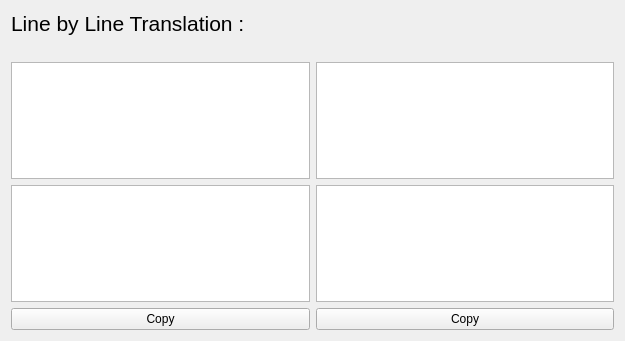
<?xml version="1.0" encoding="UTF-8"?>
<ui version="4.0">
 <class>LineByLine</class>
 <widget class="QWidget" name="LineByLine">
  <property name="geometry">
   <rect>
    <x>0</x>
    <y>0</y>
    <width>625</width>
    <height>341</height>
   </rect>
  </property>
  <property name="windowTitle">
   <string>Form</string>
  </property>
  <layout class="QVBoxLayout" name="verticalLayout">
   <item>
    <layout class="QVBoxLayout" name="verticalLayout_4">
     <property name="topMargin">
      <number>0</number>
     </property>
     <item>
      <widget class="QLabel" name="label">
       <property name="font">
        <font>
         <pointsize>16</pointsize>
        </font>
       </property>
       <property name="text">
        <string>Line by Line Translation :</string>
       </property>
      </widget>
     </item>
    </layout>
   </item>
   <item>
    <layout class="QHBoxLayout" name="horizontalLayout">
     <property name="rightMargin">
      <number>0</number>
     </property>
     <item>
      <layout class="QVBoxLayout" name="verticalLayout_2">
       <property name="rightMargin">
        <number>0</number>
       </property>
       <item>
        <widget class="QLabel" name="sLang">
         <property name="styleSheet">
          <string notr="true">color: rgb(44, 162, 207);</string>
         </property>
         <property name="text">
          <string/>
         </property>
        </widget>
       </item>
       <item>
        <widget class="QListWidget" name="src1">
         <property name="font">
          <font>
           <pointsize>12</pointsize>
          </font>
         </property>
         <property name="horizontalScrollBarPolicy">
          <enum>Qt::ScrollBarAlwaysOff</enum>
         </property>
         <property name="alternatingRowColors">
          <bool>true</bool>
         </property>
         <property name="textElideMode">
          <enum>Qt::ElideRight</enum>
         </property>
         <property name="verticalScrollMode">
          <enum>QAbstractItemView::ScrollPerPixel</enum>
         </property>
        </widget>
       </item>
       <item>
        <widget class="QTextBrowser" name="src1Browser">
         <property name="font">
          <font>
           <pointsize>14</pointsize>
          </font>
         </property>
        </widget>
       </item>
       <item>
        <widget class="QPushButton" name="copySrc1">
         <property name="text">
          <string>Copy</string>
         </property>
         <property name="icon">
          <iconset resource="icons.qrc">
           <normaloff>:/icons/file-copy-line.png</normaloff>:/icons/file-copy-line.png</iconset>
         </property>
        </widget>
       </item>
      </layout>
     </item>
     <item>
      <layout class="QVBoxLayout" name="verticalLayout_3">
       <property name="rightMargin">
        <number>0</number>
       </property>
       <item>
        <widget class="QLabel" name="tLang">
         <property name="styleSheet">
          <string notr="true">color: rgb(44, 162, 207);</string>
         </property>
         <property name="text">
          <string/>
         </property>
        </widget>
       </item>
       <item>
        <widget class="QListWidget" name="src2">
         <property name="font">
          <font>
           <pointsize>12</pointsize>
          </font>
         </property>
         <property name="horizontalScrollBarPolicy">
          <enum>Qt::ScrollBarAlwaysOff</enum>
         </property>
         <property name="alternatingRowColors">
          <bool>true</bool>
         </property>
         <property name="textElideMode">
          <enum>Qt::ElideRight</enum>
         </property>
         <property name="verticalScrollMode">
          <enum>QAbstractItemView::ScrollPerPixel</enum>
         </property>
        </widget>
       </item>
       <item>
        <widget class="QTextBrowser" name="src2Browser">
         <property name="font">
          <font>
           <pointsize>14</pointsize>
          </font>
         </property>
        </widget>
       </item>
       <item>
        <widget class="QPushButton" name="copySrc2">
         <property name="text">
          <string>Copy</string>
         </property>
         <property name="icon">
          <iconset resource="icons.qrc">
           <normaloff>:/icons/file-copy-line.png</normaloff>:/icons/file-copy-line.png</iconset>
         </property>
        </widget>
       </item>
      </layout>
     </item>
    </layout>
   </item>
  </layout>
 </widget>
 <resources>
  <include location="icons.qrc"/>
 </resources>
 <connections/>
</ui>
